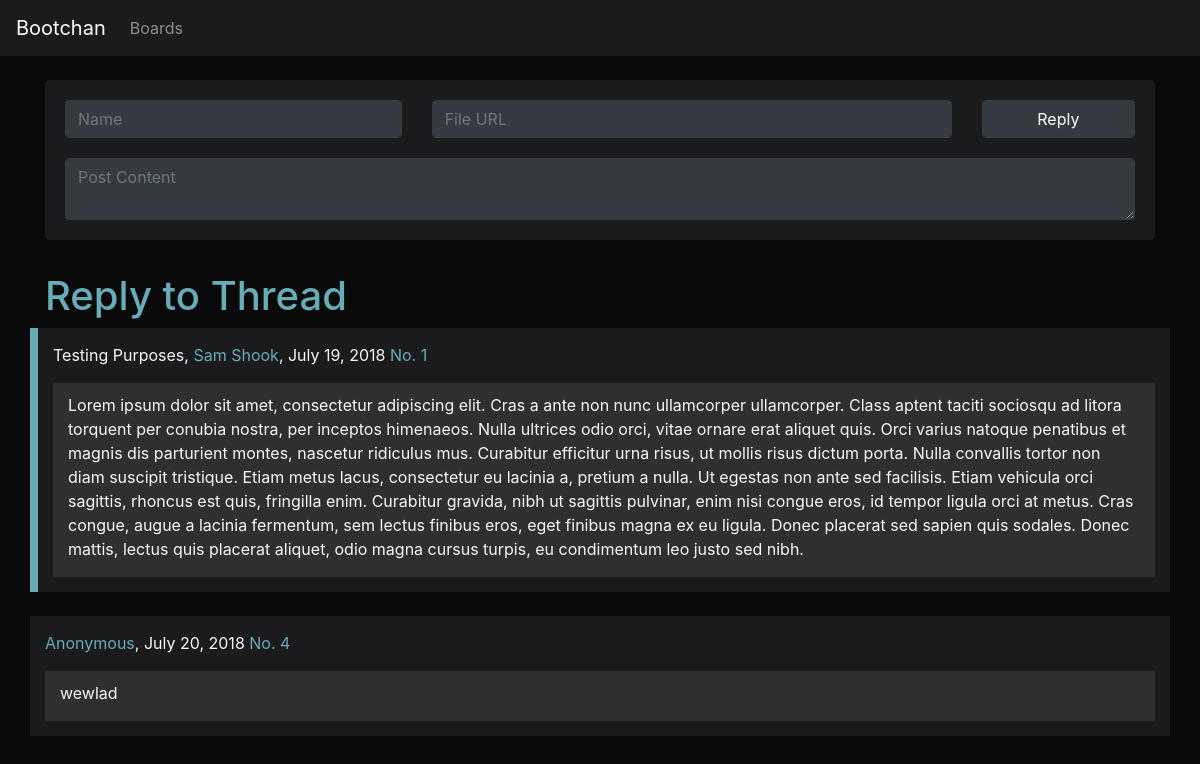
The app's page /boards/r/reply/1/, older data.
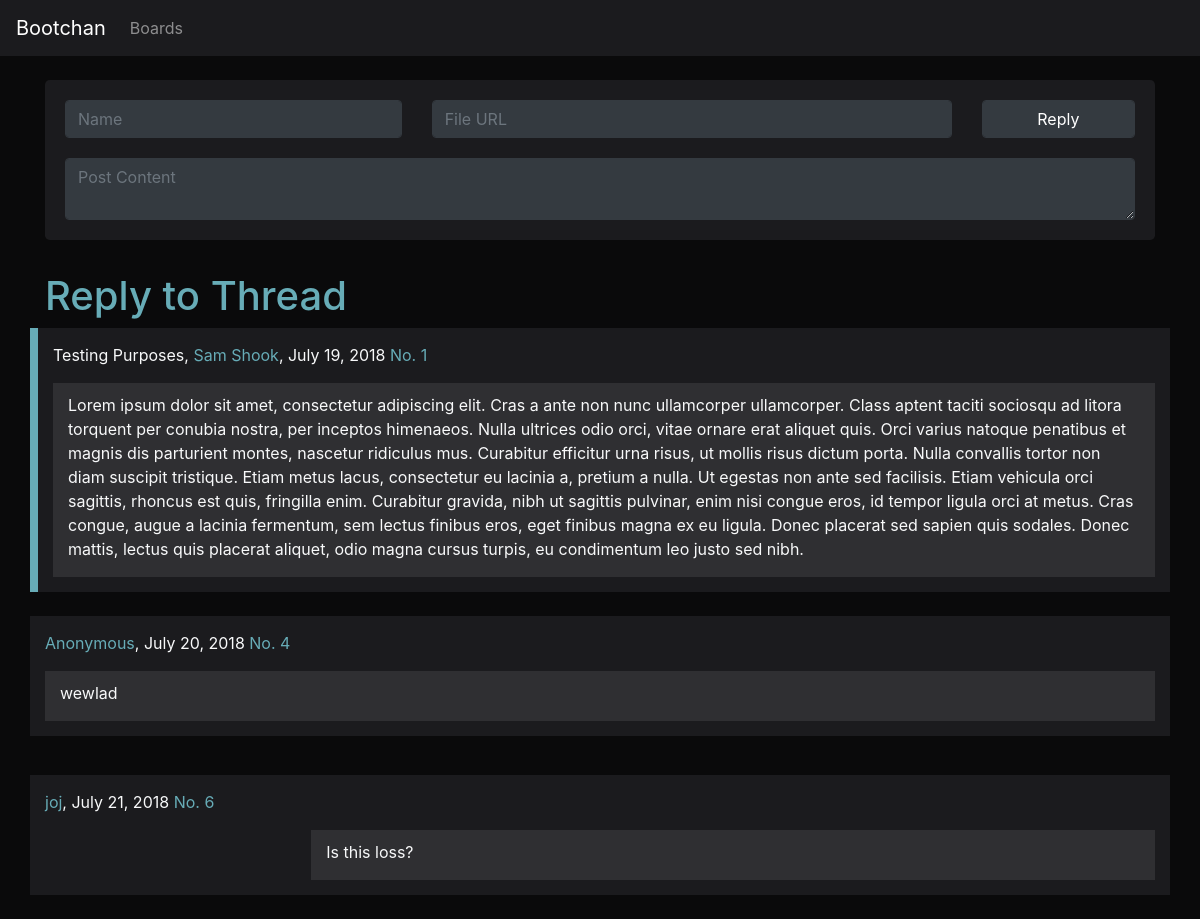
The same page, newer data.
### main/models.py (models this page shows)
class Post(models.Model):
    postid = models.PositiveIntegerField()
    postcontent = models.CharField(max_length=1024)
    postimg = models.URLField(blank=True)
    postauthor = models.CharField(max_length=16, default="Anonymous")
    posttitle = models.CharField(max_length=32, blank=True)
    posttime = models.DateField(default=datetime.date.today, blank=True)
    postboard = models.CharField(default="r", max_length=32)
    postparent = models.PositiveIntegerField(default=0)

### main/views.py (the view, shortened to what this page needs)
# urls.py: path('boards/<str:board>/reply/<int:postid>/', views.reply)
def reply(request, board="r", postid="0"):
    parent = models.Post.objects.get(postid=postid)
    replies = models.Post.objects.filter(postparent=postid)
    replycontext = {"parent":parent, "replies":replies}
    return render(request, "reply.html", replycontext)

### main/templates/reply.html (shortened to what this page needs)
<!DOCTYPE html>
<html lang="en" dir="ltr">
<head>
  <link rel="stylesheet" href="https://stackpath.bootstrapcdn.com/bootstrap/4.1.1/css/bootstrap.min.css">
</head>
<body style="background-color: #0a0a0b;">
  <nav class="navbar navbar-expand-md navbar-dark" style="background-color:#1b1b1e">
    <a href="/boards/r" class="navbar-brand">Bootchan</a>
    <ul class="navbar-nav">
      <li class="nav-item"><a href="#" class="nav-link">Boards</a></li>
    </ul>
  </nav>
  <br>
  <div class="container">
    <div class="jumbotron text-light" style="padding:20px; background-color:#1b1b1e">
      <form class="" action="" method="post">{% csrf_token %}
        <div class="row" style="">
          <div class="col-lg-4">
            <input type="text" name="username" value="" class="form-control bg-dark text-light btn-outline-dark" placeholder="Name">
          </div>
          <div class="col-lg-6">
            <input type="text" name="userimage" value="" class="form-control bg-dark text-light btn-outline-dark" placeholder="File URL">
          </div>
          <div class="col-lg-2">
            <input type="submit" name="submit-post" class="form-control btn-dark" value="Reply">
          </div>
        </div>
        <div class="row" style="margin-top:1.25rem">
          <div class="col-lg-12">
            <textarea name="usertext" value="" class="form-control bg-dark text-light btn-outline-dark" placeholder="Post Content"></textarea>
          </div>
        </div>
      </form>
    </div>
<h1 style="color:#67acb7">Reply to Thread</h1>
</div>
      {% if parent.postimg %}
    <div class="container" style="background-color:#1b1b1e; border-left: 0.5rem solid #67acb7; margin-top: 15px">
      <div class="metatext text-light">
      <p style="padding-top: 15px;">{% if parent.posttitle %}{{ parent.posttitle }}, {% endif %}{% if parent.postauthor %}
        <span style="color: #67acb7">{{parent.postauthor}}</span>, {% endif %}{{parent.posttime}} <a style="color:#67acb7" title="Reply" href="">No. {{ parent.postid }}</p></a>
      </div>
      <div class="row text-light" style="padding-bottom: 15px; padding-right: 15px;">
        <div class="col-sm-3">
          <img class="img-fluid" src="{{ parent.postimg }}" alt="">
        </div>
        <div class="col-sm-9 flex-container" style="display: flex; align-items: top; background-color: #2f2f32">
          <p style="margin-top: 10px"> {{ parent.postcontent }} </p>
        </div>
      </div>
    </div>
    <br>
    {% else %}
    <div class="container" style="background-color:#1b1b1e; border-left: 0.5rem solid #67acb7;">
      <div class="metatext text-light">
      <p style="padding-top: 15px;">{% if parent.posttitle %}{{ parent.posttitle }}, {% endif %}{% if parent.postauthor %}
        <span style="color: #67acb7">{{parent.postauthor}}</span>, {% endif %}{{parent.posttime}} <a style="color:#67acb7" title="Reply" href="">No. {{ parent.postid }}</p></a>
      </div>
      <div class="row text-light" style="padding-left: 15px; padding-bottom: 15px; padding-right: 15px;">
        <div class="col-sm-12 flex-container" style="display: flex; align-items: top; background-color: #2f2f32">
          <p style="margin-top: 10px"> {{ parent.postcontent }} </p>
        </div>
      </div>
    </div>
    <br>
    {% endif %}
  {% for reply in replies %}
    {% if reply.postimg %}
    <div class="container" style="background-color:#1b1b1e;  margin-top: 15px">
    <div class="metatext text-light">
    <p style="padding-top: 15px;">{% if reply.posttitle %}{{ reply.posttitle }}, {% endif %}{% if reply.postauthor %}
      <span style="color: #67acb7">{% if reply.postauthor != "" %}{{reply.postauthor}}{%else%}Anonymous{%endif%}</span>, {% endif %}{{reply.posttime}} <a style="color:#67acb7" title="Reply" href="">No. {{ reply.postid }}</p></a>
    </div>
    <div class="row text-light" style="padding-bottom: 15px; padding-right: 15px;">
      <div class="col-sm-3">
      </div>
      <div class="col-sm-9 flex-container" style="display: flex; align-items: top; background-color: #2f2f32">
        <p style="margin-top: 10px"> {{ reply.postcontent }} </p>
      </div>
    </div>
    </div>
    <br>
    {% else %}
    <div class="container" style="background-color:#1b1b1e; ">
    <div class="metatext text-light">
    <p style="padding-top: 15px;">{% if reply.posttitle %}{{ reply.posttitle }}, {% endif %}
      <span style="color: #67acb7">{% if reply.postauthor != "" %}{{reply.postauthor}}{%else%}Anonymous{%endif%}</span>, {{reply.posttime}} <a style="color:#67acb7" title="Reply" href="">No. {{ reply.postid }}</p></a>
    </div>
    <div class="row text-light" style="padding-left: 15px; padding-bottom: 15px; padding-right: 15px;">
      <div class="col-sm-12 flex-container" style="display: flex; align-items: top; background-color: #2f2f32">
        <p style="margin-top: 10px"> {{ reply.postcontent }} </p>
      </div>
    </div>
    </div>
    <br>
    {% endif %}
  {% endfor %}
</body>
</html>

Row changes from the older to the newer data that the page shows:
added Post: postauthor "joj", posttime "July 21, 2018", postid "6", postcontent "Is this loss?"
